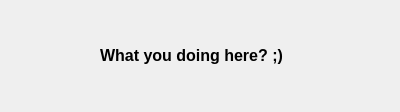
<?xml version="1.0" encoding="UTF-8"?>
<ui version="4.0">
 <class>UpdatesWindow</class>
 <widget class="QDialog" name="UpdatesWindow">
  <property name="geometry">
   <rect>
    <x>0</x>
    <y>0</y>
    <width>400</width>
    <height>112</height>
   </rect>
  </property>
  <property name="windowTitle">
   <string>Check For Updates</string>
  </property>
  <widget class="QLabel" name="label">
   <property name="geometry">
    <rect>
     <x>100</x>
     <y>20</y>
     <width>201</width>
     <height>71</height>
    </rect>
   </property>
   <property name="font">
    <font>
     <pointsize>12</pointsize>
     <weight>75</weight>
     <bold>true</bold>
    </font>
   </property>
   <property name="text">
    <string>What you doing here? ;)</string>
   </property>
  </widget>
 </widget>
 <layoutdefault spacing="6" margin="11"/>
 <resources/>
 <connections/>
</ui>
